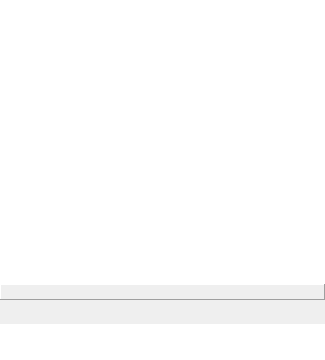
<?xml version="1.0" encoding="UTF-8"?>
<ui version="4.0">
 <class>ChatWindow</class>
 <widget class="QWidget" name="ChatWindow">
  <property name="geometry">
   <rect>
    <x>0</x>
    <y>0</y>
    <width>325</width>
    <height>360</height>
   </rect>
  </property>
  <property name="windowTitle">
   <string>Form</string>
  </property>
  <layout class="QVBoxLayout" name="verticalLayout">
   <property name="spacing">
    <number>0</number>
   </property>
   <property name="margin">
    <number>0</number>
   </property>
   <item>
    <widget class="QTextBrowser" name="txtMessageLog">
     <property name="frameShape">
      <enum>QFrame::NoFrame</enum>
     </property>
     <property name="horizontalScrollBarPolicy">
      <enum>Qt::ScrollBarAlwaysOff</enum>
     </property>
     <property name="tabChangesFocus">
      <bool>true</bool>
     </property>
     <property name="openLinks">
      <bool>false</bool>
     </property>
    </widget>
   </item>
   <item>
    <widget class="QLabel" name="lblInfo">
     <property name="autoFillBackground">
      <bool>true</bool>
     </property>
     <property name="frameShape">
      <enum>QFrame::Panel</enum>
     </property>
     <property name="frameShadow">
      <enum>QFrame::Raised</enum>
     </property>
     <property name="alignment">
      <set>Qt::AlignCenter</set>
     </property>
    </widget>
   </item>
   <item>
    <widget class="QWidget" name="wgtToolBar" native="true">
     <property name="minimumSize">
      <size>
       <width>0</width>
       <height>24</height>
      </size>
     </property>
     <property name="maximumSize">
      <size>
       <width>16777214</width>
       <height>24</height>
      </size>
     </property>
     <layout class="QVBoxLayout" name="verticalLayout_2">
      <property name="spacing">
       <number>0</number>
      </property>
      <property name="margin">
       <number>0</number>
      </property>
      <item>
       <layout class="QHBoxLayout" name="toolBarLayout">
        <property name="spacing">
         <number>0</number>
        </property>
       </layout>
      </item>
     </layout>
    </widget>
   </item>
   <item>
    <widget class="QTextEdit" name="txtMessage">
     <property name="minimumSize">
      <size>
       <width>0</width>
       <height>36</height>
      </size>
     </property>
     <property name="maximumSize">
      <size>
       <width>16777215</width>
       <height>36</height>
      </size>
     </property>
     <property name="frameShape">
      <enum>QFrame::NoFrame</enum>
     </property>
     <property name="tabChangesFocus">
      <bool>true</bool>
     </property>
     <property name="acceptRichText">
      <bool>false</bool>
     </property>
    </widget>
   </item>
  </layout>
 </widget>
 <tabstops>
  <tabstop>txtMessage</tabstop>
 </tabstops>
 <resources/>
 <connections/>
</ui>
